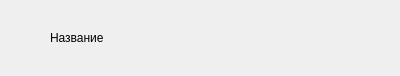
<?xml version="1.0" encoding="UTF-8"?>
<ui version="4.0">
 <class>Frame</class>
 <widget class="QFrame" name="Frame">
  <property name="geometry">
   <rect>
    <x>0</x>
    <y>0</y>
    <width>400</width>
    <height>76</height>
   </rect>
  </property>
  <property name="windowTitle">
   <string>Frame</string>
  </property>
  <widget class="QLabel" name="label">
   <property name="geometry">
    <rect>
     <x>50</x>
     <y>30</y>
     <width>71</width>
     <height>16</height>
    </rect>
   </property>
   <property name="text">
    <string>Название</string>
   </property>
  </widget>
 </widget>
 <resources/>
 <connections/>
</ui>
